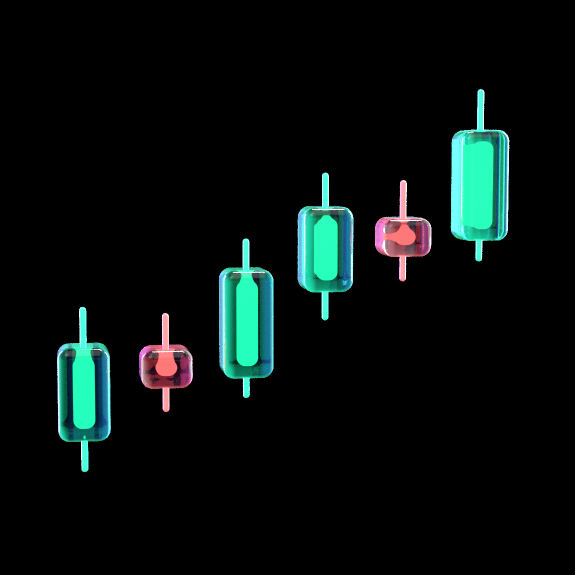
#> input picture pipeline/oktrum_social/assets/candles3d.png, 1150 x 1150 px, given in place of still_x4.png, which was not available (shown at 1/2 size); the run also reads 1 picture not shown here
$ python studio.py
#> lines starting #> are read from the running program, lines starting #| are printed output that depends on the picture; pictures that were not available may be replaced by others from this repository, and a replacement may not be noted
### pipeline/memories/anim.py
"""After Effects-style animation curves for the Yaadein compositor.

Every animated property is a Track of keyframes. Each segment is eased with a cubic bezier speed
graph defined like AE's keyframe velocity dialog: outgoing influence on the left key and incoming
influence on the right key (speed 0 at both ends = 'Easy Ease'; influence 33% is AE's default,
75-95% gives the long, liquid 'expo' glide motion designers dial in on the graph editor).
Springs give physically settling overshoot.
"""
import math

import numpy as np


class Bezier:
    """CSS/AE cubic-bezier timing function y(x) through (0,0),(x1,y1),(x2,y2),(1,1)."""

    def __init__(self, x1, y1, x2, y2):
        self.c = (x1, y1, x2, y2)

    @staticmethod
    def _b(t, a, b):
        return 3 * a * (1 - t) ** 2 * t + 3 * b * (1 - t) * t ** 2 + t ** 3

    @staticmethod
    def _db(t, a, b):
        return 3 * a * (1 - t) ** 2 + 6 * (b - a) * (1 - t) * t + 3 * (1 - b) * t ** 2

    def __call__(self, x):
        x1, y1, x2, y2 = self.c
        x = np.clip(np.asarray(x, np.float64), 0, 1)
        t = x.copy()
        for _ in range(8):                                   # Newton on x(t) = x
            d = self._db(t, x1, x2)
            t = np.clip(t - np.where(np.abs(d) > 1e-6, (self._b(t, x1, x2) - x) / np.where(np.abs(d) > 1e-6, d, 1), 0), 0, 1)
        for _ in range(12):                                  # bisection polish where Newton stalls
            err = self._b(t, x1, x2) - x
            if np.all(np.abs(err) < 1e-7):
                break
            t = np.clip(t - err * 0.5, 0, 1)
        y = self._b(t, y1, y2)
        return float(y) if y.ndim == 0 else y


def influence(out_inf=33, in_inf=33):
    """AE keyframe velocity: speed 0 on both keys, outgoing/incoming influence in percent."""
    return Bezier(out_inf / 100.0, 0.0, 1 - in_inf / 100.0, 1.0)


LINEAR = Bezier(0, 0, 1, 1)
EASY = influence(33, 33)                 # AE F9
SMOOTH = influence(70, 70)               # long liquid glide
EXPO = influence(90, 90)                 # graph-editor 'expo' S-curve
EXPO_OUT = Bezier(0.16, 1.0, 0.3, 1.0)   # fast start, very long settle (whip-in)
EXPO_IN = Bezier(0.7, 0.0, 0.84, 0.0)    # slow start, fast end (whip-out)
QUART_OUT = Bezier(0.25, 1.0, 0.5, 1.0)
BACK_OUT = Bezier(0.34, 1.56, 0.64, 1.0)


def clamp(x, a=0.0, b=1.0):
    return max(a, min(b, x))


def lerp(a, b, t):
    return a + (b - a) * t


# [5 lines left out: function ramp, not called in this run]


class Track:
    """keys: [(time, value), ...] with optional ease per segment: [(t, v, ease_to_next), ...].
    Values can be scalars or tuples (interpolated component-wise)."""

    def __init__(self, keys, ease=SMOOTH):
        ks = []
        for k in keys:
            t, v = k[0], np.atleast_1d(np.asarray(k[1], np.float64))
            e = k[2] if len(k) > 2 else ease
            ks.append((float(t), v, e))
        self.k = sorted(ks, key=lambda q: q[0])
        self.scalar = np.ndim(keys[0][1]) == 0

    def __call__(self, t):
        k = self.k
        if t <= k[0][0]:
            v = k[0][1]
        elif t >= k[-1][0]:
            v = k[-1][1]
        else:
            for i in range(len(k) - 1):
                if k[i][0] <= t < k[i + 1][0]:
                    t0, v0, e = k[i]
                    t1, v1, _ = k[i + 1]
                    v = v0 + (v1 - v0) * e((t - t0) / (t1 - t0))
                    break
        return float(v[0]) if self.scalar else tuple(float(x) for x in v)


# [10 lines left out: function spring, not called in this run]


def wiggle(t, freq=1.0, amp=1.0, seed=0, octaves=3):
    """Smooth AE-style wiggle(): sum of detuned sines, deterministic per seed."""
    rng = np.random.default_rng(seed)
    v = 0.0
    a = amp
    f = freq
    for _ in range(octaves):
        ph = rng.uniform(0, 2 * math.pi, 2)
        fr = f * rng.uniform(0.8, 1.25)
        v += a * 0.5 * (math.sin(2 * math.pi * fr * t + ph[0]) + math.sin(2 * math.pi * fr * 1.618 * t + ph[1]))
        a *= 0.5
        f *= 2.1
    return v

### pipeline/memories/comp.py
"""2.5D cinematic compositor for the Yaadein reel (linear-light float32, 1080x1920).

- 3D camera (position, roll, zoom) over depth-layered Blender plates -> real parallax
- true 3D sprite planes (photos, shards, web strands) projected through the same camera
- physically based lens blur (disc bokeh) from depth vs focus, for foreground 'depth' elements
- true shutter motion blur: each output frame averages N sub-frame renders across a 180 deg shutter
- post: halation/bloom, anamorphic streaks, red/blue split-tone grade, vignette, chroma fringe, grain
"""
import functools
import math
import os

import cv2
import numpy as np

W, H = 1080, 1920
FPS = 60
SHUTTER = 0.5 / FPS                  # 180 degree shutter
ROOT = os.path.abspath(os.path.join(os.path.dirname(os.path.abspath(__file__)), '..', '..', 'workspace2'))
cv2.setNumThreads(2)


# ---------------------------------------------------------------- colour
def to_lin(x):
    return np.where(x <= 0.04045, x / 12.92, ((x + 0.055) / 1.055) ** 2.4).astype(np.float32)


def to_srgb(x):
    x = np.clip(x, 0, 1)
    return np.where(x <= 0.0031308, x * 12.92, 1.055 * np.power(x, 1 / 2.4) - 0.055).astype(np.float32)


# [19 lines left out: function load, not called in this run]


# ---------------------------------------------------------------- camera
class Cam:
    """Camera at (x, y, z) metres looking down +Z; roll in degrees; zoom multiplies focal length.
    F is the canvas focal length in px (vertical fov ~ 50 deg). aperture = entrance pupil diameter (m),
    e.g. 0.035 for a 50mm at f/1.4."""

    def __init__(self, x=0.0, y=0.0, z=0.0, roll=0.0, zoom=1.0, F=2060.0, focus=5.0, aperture=0.0):
        self.x, self.y, self.z, self.roll, self.zoom, self.F = x, y, z, roll, zoom, F
        self.focus, self.aperture = focus, aperture

    # [43 lines left out: functions project, coc, layer_matrix, over, not called in this run]


def add(dst, src, k=1.0):
    dst[..., :3] += src[..., :3] * k
    return dst


# [57 lines left out: functions draw_plate, _disc, disc_blur, plane_corners, _blurred_sprite, not called in this run]


_SPRITES = {}


def register(key, spr):
    _SPRITES[key] = spr
    return key


# [268 lines left out: functions draw_sprite3d, draw_img3d, frosted, particles, rain, bloom and 8 more, not called in this run]


# ---------------------------------------------------------------- frame renderer
def render_frame(draw, t, samples=1, shutter=SHUTTER):
    """Average `samples` sub-frame renders over the shutter interval centred on t (true motion blur)."""
    if samples <= 1:
        return draw(t)
    acc = None
    for i in range(samples):
        tt = t + (i + 0.5) / samples * shutter - shutter / 2
        f = draw(tt)
        acc = f if acc is None else acc + f
    return acc / samples

### pipeline/studio/studio.py
"""'You made it' studio reel - the creator's still (kid = younger self, man = creator) brought to life as a
cinematic 1080x1920 @ 60 fps shot over the original dialogue.

Live-action feel from one image: a 2.5D camera that pushes in on whoever speaks (handheld drift, motion
blur), volumetric spotlight beams with drifting haze and dust, an orange deep-glow rim around the speaker
(masked out of the person), depth of field, anamorphic flares, a teal/warm Netflix-style grade and grain.
Snake captions (Poppins + Gwyner) and the minimal Genjutsu-style end card from the Yaadein reel.

python3 studio.py still <t> [<t> ...]   -> workspace3/work/stills/*.jpg
python3 studio.py render [workers]      -> workspace3/out/studio_reel_60fps.mp4 (with audio)
"""
import functools
import json
import math
import os
import subprocess
import sys
from multiprocessing import Pool

import cv2
import numpy as np

HERE = os.path.dirname(os.path.abspath(__file__))
sys.path.insert(0, os.path.join(HERE, '..', 'memories'))
import anim as A  # noqa: E402
import captions as K  # noqa: E402
import comp as C  # noqa: E402
import ending as E  # noqa: E402
import sound as S  # noqa: E402

ROOT = os.path.abspath(os.path.join(HERE, '..', '..', 'workspace3'))
WORK, OUT = ROOT + '/work', ROOT + '/out'
FPS = C.FPS
W, H = C.W, C.H
SW, SH = 1125, 2000                 # still (source image) coordinates
BASE = W / SW                       # 0.96: the still fills the frame at zoom 1
D = 1.0                             # cold open before the dialogue starts
T_END = 29.9                        # end card starts
DUR = T_END + E.END
NF = int(round(DUR * FPS))
ORANGE = np.float32([1.0, 0.33, 0.03])
WARM = np.float32([1.0, 0.78, 0.55])
LIGHTS = ((233, 352), (804, 352))   # the two ceiling spotlights (still px)

# ------------------------------------------------------------------ dialogue (reference times, s)
LINES = [
    ('kid', [('Are', 0.02), ('you', 0.12), ('*tired?', 0.28)]),
    ('man', [('*No.', 5.30)]),
    ('kid', [('You', 8.72), ('*made', 8.96), ('it.', 9.28)]),
    ('man', [('*Working', 10.32), ('on', 10.66), ('it?', 10.86)]),
    ('kid', [('No,', 11.40), ('you', 11.74), ('*made', 12.06), ('it.', 12.50)]),
    ('kid', [('I', 13.62), ('*knew', 13.78), ('you', 14.06), ('would.', 14.28)]),
    ('man', [('I', 17.42), ('think', 17.74), ('about', 18.00), ('you', 18.30), ('*often.', 18.56)]),
    ('kid', [('I', 19.98), ('think', 20.22), ('about', 20.44), ('you', 20.72), ('*everyday.', 20.94)]),
    ('man', [('Am', 23.28), ('I', 23.60), ('what', 23.76), ('you', 23.88), ('*expected?', 23.98)]),
    ('kid', [('*No.', 25.45)]),
    ('kid', [("You're", 27.48), ('*better.', 27.82)]),
]
LINE_END = [0.54, 5.64, 9.52, 11.0, 12.72, 14.42, 19.40, 21.54, 24.32, 25.82, 28.14]

# end card punch line
E.HEADLINE = (('WOULD YOUR', 80, False), ('YOUNGER SELF', 80, False), ('BE PROUD?', 100, True))


# ------------------------------------------------------------------ assets
@functools.lru_cache(maxsize=1)
def plates():
    """Linear plates of the 4x Real-ESRGAN still: level 1 (1125x2000) and level 2 (2250x4000)."""
    im = cv2.imread(ROOT + '/assets/still_x4.png', cv2.IMREAD_UNCHANGED)[..., ::-1].astype(np.float32) / 65535
    l2 = cv2.resize(im, (SW * 2, SH * 2), interpolation=cv2.INTER_AREA)
    l1 = cv2.resize(im, (SW, SH), interpolation=cv2.INTER_AREA)
    return np.ascontiguousarray(C.to_lin(l1)), np.ascontiguousarray(C.to_lin(l2))


@functools.lru_cache(maxsize=1)
def masks():
    out = {}
    for k in ('kid', 'man'):
        m = cv2.imread(ROOT + f'/assets/mask_{k}.png', 0).astype(np.float32) / 255
        out[k] = cv2.resize(m, (SW * 2, SH * 2), interpolation=cv2.INTER_CUBIC).clip(0, 1)
    return out


# [9 lines left out: function avatar, not called in this run]


E.avatar = avatar


# ------------------------------------------------------------------ camera
# framings: (centre x, centre y, zoom) in still px
WIDE_HI = (562, 930, 1.13)
WIDE = (562, 1010, 1.04)
TWO = (560, 1120, 1.32)
KID = (300, 1150, 1.95)
KID_T = (296, 1120, 2.35)
MAN = (790, 1060, 1.75)
MAN_T = (800, 980, 2.15)


CAM_KEYS = [                       # output time (s), framing, ease into the next key
    (0.0, WIDE_HI, A.SMOOTH), (1.05, WIDE, A.SMOOTH), (1.6, WIDE, A.EXPO),
    (4.2, (KID[0], KID[1], 1.75), A.SMOOTH), (5.9, (KID[0] - 4, KID[1], 1.82), A.EXPO),       # "Are you tired?"
    (6.55, MAN, A.SMOOTH), (8.6, (MAN[0], MAN[1] + 10, 1.84), A.EXPO),                         # "No."
    (9.4, KID, A.SMOOTH), (10.9, (KID[0], KID[1] - 10, 2.05), A.EXPO),                         # "You made it."
    (11.45, MAN, A.SMOOTH), (12.05, (MAN[0], MAN[1], 1.8), A.EXPO),                            # "Working on it?"
    (12.55, KID, A.SMOOTH), (15.6, KID_T, A.EXPO),                                             # "No, you made it. I knew..."
    (17.4, TWO, A.SMOOTH), (17.6, TWO, A.EXPO),
    (18.35, MAN, A.SMOOTH), (20.6, (MAN[0], MAN[1] - 20, 2.0), A.EXPO),                        # "I think about you often."
    (21.2, KID, A.SMOOTH), (22.9, (KID[0], KID[1] - 15, 2.15), A.EXPO),                        # "...everyday."
    (24.05, MAN_T, A.SMOOTH), (25.9, (MAN_T[0], MAN_T[1] - 10, 2.3), A.EXPO),                  # "Am I what you expected?"
    (26.4, KID_T, A.SMOOTH), (28.0, (KID_T[0], KID_T[1] - 10, 2.55), A.SMOOTH),                # "No." ... "You're better."
    (29.2, (KID_T[0], KID_T[1] - 12, 2.62), A.EXPO), (T_END + 0.05, TWO, A.SMOOTH),
]
CAM = A.Track([(t, f, e) for t, f, e in CAM_KEYS])


def clamp_view(cx, cy, z, margin=1.045):
    hw, hh = SW / (2 * z * margin), SH / (2 * z * margin)
    return min(max(cx, hw), SW - hw), min(max(cy, hh), SH - hh)


def camera(t):
    """(cx, cy, zoom, roll) in still px, with operator handheld + breathing push."""
    cx, cy, z = CAM(t)
    amp = 0.6 + 0.5 * A.clamp((z - 1.0) / 1.2)
    cx += amp * (7 * A.wiggle(t, 0.33, 1, 11) + 1.3 * A.wiggle(t, 3.1, 1, 12)) / z
    cy += amp * (6 * A.wiggle(t, 0.29, 1, 13) + 1.1 * A.wiggle(t, 2.7, 1, 14)) / z
    roll = amp * 0.32 * A.wiggle(t, 0.22, 1, 15)
    z *= 1.0 + 0.004 * math.sin(t * 0.9)
    cx, cy = clamp_view(cx, cy, z)
    return cx, cy, z, roll


def cam_matrix(cam, src_scale=1.0):
    """2x3 affine: source px (still px * src_scale) -> output px."""
    cx, cy, z, roll = cam
    s = BASE * z / src_scale
    r = math.radians(roll)
    c, sn = math.cos(r) * s, math.sin(r) * s
    tx, ty = cx * src_scale, cy * src_scale
    return np.float32([[c, -sn, W / 2 - (c * tx - sn * ty)], [sn, c, H / 2 - (sn * tx + c * ty)]])


def to_screen(cam, x, y):
    M = cam_matrix(cam)
    return M[0, 0] * x + M[0, 1] * y + M[0, 2], M[1, 0] * x + M[1, 1] * y + M[1, 2]


def cam_speed(t):
    a, b = camera(t - 0.01), camera(t + 0.01)
    return math.hypot(*np.subtract(to_screen(b, 562, 1100), to_screen(a, 562, 1100))) / 0.02 + abs(b[2] - a[2]) / 0.02 * 400


# ------------------------------------------------------------------ speaking activity
SPANS = [(sp, ws[0][1] + D, LINE_END[i] + D) for i, (sp, ws) in enumerate(LINES)]


# [26 lines left out: functions activity, voice_env, voice, not called in this run]


# ------------------------------------------------------------------ lights, haze, dust
def light_level(i, t):
    """Cold open: the spotlights clunk on (with a flicker), then breathe a little."""
    on = (0.18, 0.52)[i]
    if t < on:
        return 0.0
    u = t - on
    if u < 0.16:
        k = (1.0, 0.25, 0.9, 0.15)[min(3, int(u / 0.04))]
    else:
        k = 1.0
    return k * (1 + 0.018 * A.wiggle(t, 1.7, 1, 30 + i) + 0.01 * math.sin(t * 47 + i))


@functools.lru_cache(maxsize=1)
def _qgrid():
    yy, xx = np.mgrid[0:SH // 4, 0:SW // 4].astype(np.float32)
    return xx * 4 + 2, yy * 4 + 2


@functools.lru_cache(maxsize=1)
def cones():
    """Soft spotlight cones (quarter-res still grid), one per light."""
    xx, yy = _qgrid()
    out = []
    for (lx, ly), (fx, fy) in zip(LIGHTS, ((300, 1480), (760, 1480))):
        ax, ay = fx - lx, fy - ly
        L = math.hypot(ax, ay)
        ax, ay = ax / L, ay / L
        dx, dy = xx - lx, yy - ly
        along = dx * ax + dy * ay
        perp = np.abs(dx * ay - dy * ax)
        width = 30 + along * math.tan(math.radians(15))
        c = np.exp(-(perp / np.maximum(width, 1)) ** 2 * 1.6) * (along > 0)
        c *= np.clip(along / 120, 0, 1) * np.exp(-np.clip(along - 900, 0, None) / 400)
        out.append(c.astype(np.float32))
    return out


@functools.lru_cache(maxsize=1)
def noise_tex():
    rng = np.random.default_rng(3)
    acc = np.zeros((SH // 4, SW // 4), np.float32)
    for sig, a in ((22, 1.0), (9, 0.55), (4, 0.3)):
        n = rng.standard_normal((SH // 4, SW // 4)).astype(np.float32)
        acc += cv2.GaussianBlur(n, (0, 0), sig, borderType=cv2.BORDER_REFLECT) * a * sig
    acc = (acc - acc.mean()) / acc.std()
    return acc


def haze(t):
    """Drifting smoke texture (quarter-res still grid)."""
    n = noise_tex()
    h, w = n.shape
    M1 = np.float32([[1, 0, -t * 3.0], [0, 1, t * 0.8]])
    M2 = np.float32([[1.3, 0, t * 2.1 - 40], [0, 1.3, -t * 1.6 - 60]])
    a = cv2.warpAffine(n, M1, (w, h), borderMode=cv2.BORDER_REFLECT)
    b = cv2.warpAffine(n, M2, (w, h), borderMode=cv2.BORDER_REFLECT)
    return np.clip(0.55 + 0.32 * a + 0.22 * b, 0, 1.6)


def volumetrics(cv, cam, t):
    """Beams + room haze, rendered on the still grid and projected through the camera."""
    hz = haze(t)
    xx, yy = _qgrid()
    c1, c2 = cones()
    l1, l2 = light_level(0, t), light_level(1, t)
    room = np.clip((yy - 600) / 900, 0, 1) * 0.35 + 0.15
    q = (c1 * l1 + c2 * l2) * hz * 1.0 + room * hz * 0.18 * max(l1, l2)
    M = cam_matrix(cam, 0.25)
    vol = cv2.warpAffine(q, M, (W, H), flags=cv2.INTER_LINEAR, borderMode=cv2.BORDER_REFLECT)
    cv += vol[..., None] * C.to_lin(WARM) * 0.055


# [68 lines left out: functions dust, bokeh, _particles, draw_dust, light_sources, not called in this run]


# ------------------------------------------------------------------ the shot
@functools.lru_cache(maxsize=1)
def _illum_w():
    xx, yy = _qgrid()
    wl = 1 / (1 + np.exp((xx - 560) / 140))
    return wl.astype(np.float32)


def plate(cam, t):
    l1p, l2p = plates()
    z = cam[2]
    src, sc = (l2p, 2.0) if z * BASE > 1.2 else (l1p, 1.0)
    M = cam_matrix(cam, sc)
    cv = cv2.warpAffine(src, M, (W, H), flags=cv2.INTER_CUBIC if sc == 2.0 else cv2.INTER_LINEAR,
                        borderMode=cv2.BORDER_REFLECT)
    # cold open: the room is dark until each spotlight comes on
    if t < 1.2:
        wl = _illum_w()
        il = 0.07 + 0.93 * (wl * light_level(0, t) + (1 - wl) * light_level(1, t))
        cv *= cv2.warpAffine(il, cam_matrix(cam, 0.25), (W, H), borderMode=cv2.BORDER_REFLECT)[..., None]
    return cv, M, sc


def person_masks(cam):
    M = cam_matrix(cam, 2.0)
    return {k: cv2.warpAffine(m, M, (W, H), flags=cv2.INTER_LINEAR, borderValue=0) for k, m in masks().items()}


def dof(cv, pm, cam, focus):
    """Shallow depth of field on push-ins: everything but the people softens (more far from the feet line)."""
    z = cam[2]
    k = A.clamp((z - 1.3) / 0.8)
    if k <= 0.02:
        return cv
    people = np.maximum(pm['kid'], pm['man'])
    keep = cv2.GaussianBlur(cv2.dilate(people, np.ones((5, 5), np.uint8)), (0, 0), 3)
    _, Yf = to_screen(cam, 560, 1420)
    yy = np.arange(H, dtype=np.float32)[:, None]
    depthw = np.clip(np.abs(yy - Yf) / (380 * BASE * z), 0.25, 1.0)
    q = cv2.resize(cv, (W // 2, H // 2), interpolation=cv2.INTER_AREA)
    bl = cv2.resize(cv2.GaussianBlur(q, (0, 0), 2.6 * k + 0.4), (W, H), interpolation=cv2.INTER_LINEAR)
    w = ((1 - keep) * depthw * min(1.0, k * 1.3))[..., None]
    return cv * (1 - w) + bl * w


# [30 lines left out: function rim, not called in this run]


def story(t):
    cam = camera(t)
    cv, M, sc = plate(cam, t)
    pm = person_masks(cam)
    cv = dof(cv, pm, cam, None)
    volumetrics(cv, cam, t)
    light_sources(cv, cam, t)
    rim(cv, pm, cam, t)
    draw_dust(cv, cam, t)
    return cv


# ------------------------------------------------------------------ captions
# [29 lines left out: functions _head_screen, phrases, not called in this run]


PH = None


# [6 lines left out: function draw_captions, not called in this run]


# ------------------------------------------------------------------ frame
def draw(t):
    if t >= T_END:
        u = t - T_END
        prev = None
        if u < 1.0:
            prev = story_graded_lin(t)
        cv = np.zeros((H, W, 3), np.float32)
        return E.draw(cv, u, prev)
    cv = story(t)
    draw_captions(cv, t)
    return cv


# [62 lines left out: functions story_graded_lin, netflix, _vig, finish_story, finish_frame, not called in this run]


def samples_for(t):
    if t >= T_END:
        return 3 if t - T_END < 2.2 else 2
    v = cam_speed(t)
    return 6 if v > 900 else 4 if v > 250 else 2


def render_frame(i):
    t = i / FPS
    f = C.render_frame(draw, t, samples_for(t))
    return finish_frame(f, t)


# ------------------------------------------------------------------ output
def still(ts):
    os.makedirs(WORK + '/stills', exist_ok=True)
    for t in ts:
        s = render_frame(int(round(t * FPS)))
#> in plates, `im = cv2.imread(ROOT + '/assets/still_x4.png', cv2.IMREAD_UNCHANGED)[...`:
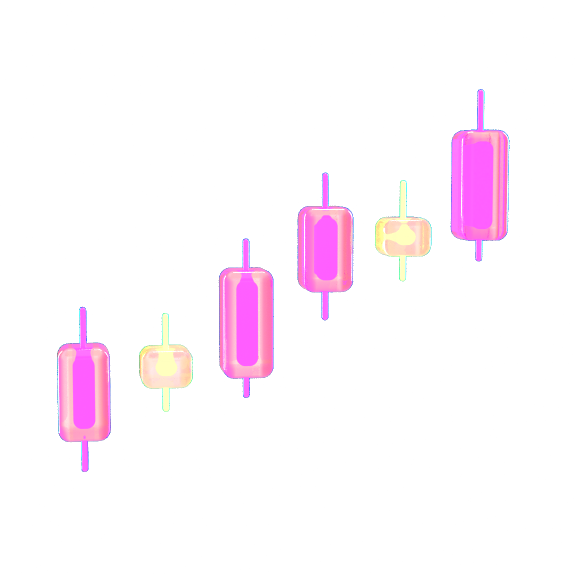
#> im: shape (1150, 1150, 4) float32 (shown at 1/2 size); mean R, G, B, A 0.000325, 0.000105, 0.000238, 0.000214; transparent parts drawn white
#> in plates, `l2 = cv2.resize(im, (SW * 2, SH * 2), interpolation=cv2.INTER_AREA)`:
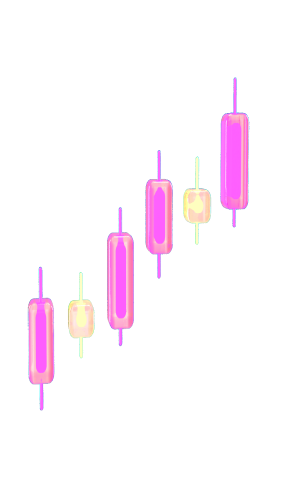
#> l2: shape (4000, 2250, 4) float32 (shown at 1/8 size); mean R, G, B, A 0.000326, 0.000104, 0.000237, 0.000213; transparent parts drawn white
#> in to_lin, `return np.where(x <= 0.04045, x / 12.92, ((x + 0.055) / 1.055) ** 2.4)..`:
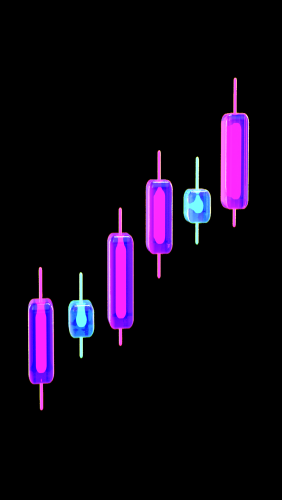
#> returned value: shape (2000, 1125, 4) float32 (shown at 1/4 size); mean of channels 0, 1, 2, 3 2.51e-05, 8.1e-06, 1.84e-05, 1.65e-05; drawn with min black and max white
#> in plate, `src, sc = (l2p, 2.0) if z * BASE > 1.2 else (l1p, 1.0)`: sc = 1
#> in plate, `M = cam_matrix(cam, sc)`: M = [[1.05, 0.000829, -50.68], [-0.000829, 1.05, -52.45]]
#> in plate, `cv = cv2.warpAffine(src, M, (W, H), flags=cv2.INTER_CUBIC if sc == 2.0..`:
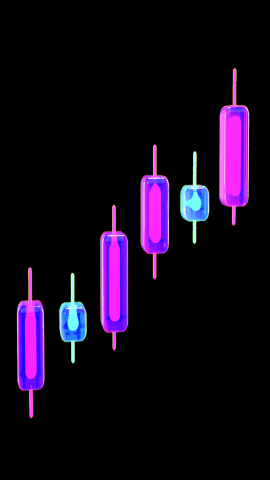
#> cv: shape (1920, 1080, 4) float32 (shown at 1/4 size); mean of channels 0, 1, 2, 3 3.01e-05, 9.67e-06, 2.2e-05, 1.98e-05; drawn with min black and max white
#> in plate, `cv *= cv2.warpAffine(il, cam_matrix(cam, 0.25), (W, H), borderMode=cv2..`:
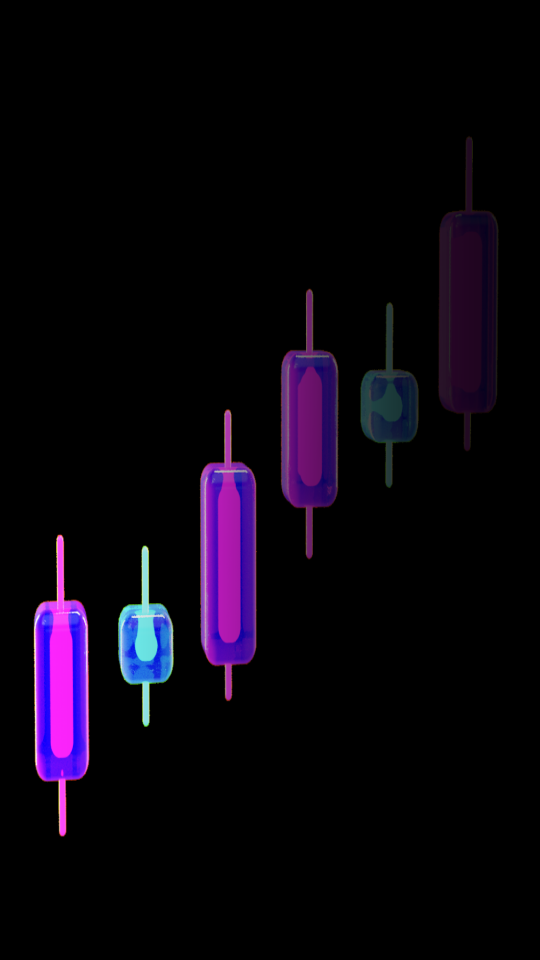
#> cv: shape (1920, 1080, 4) float32 (shown at 1/2 size); mean of channels 0, 1, 2, 3 1.56e-05, 4.79e-06, 1.08e-05, 9.76e-06; drawn with min black and max white
#> in story, `cv, M, sc = plate(cam, t)`: sc = 1
#> (the rest of the program and of its run is left out)
